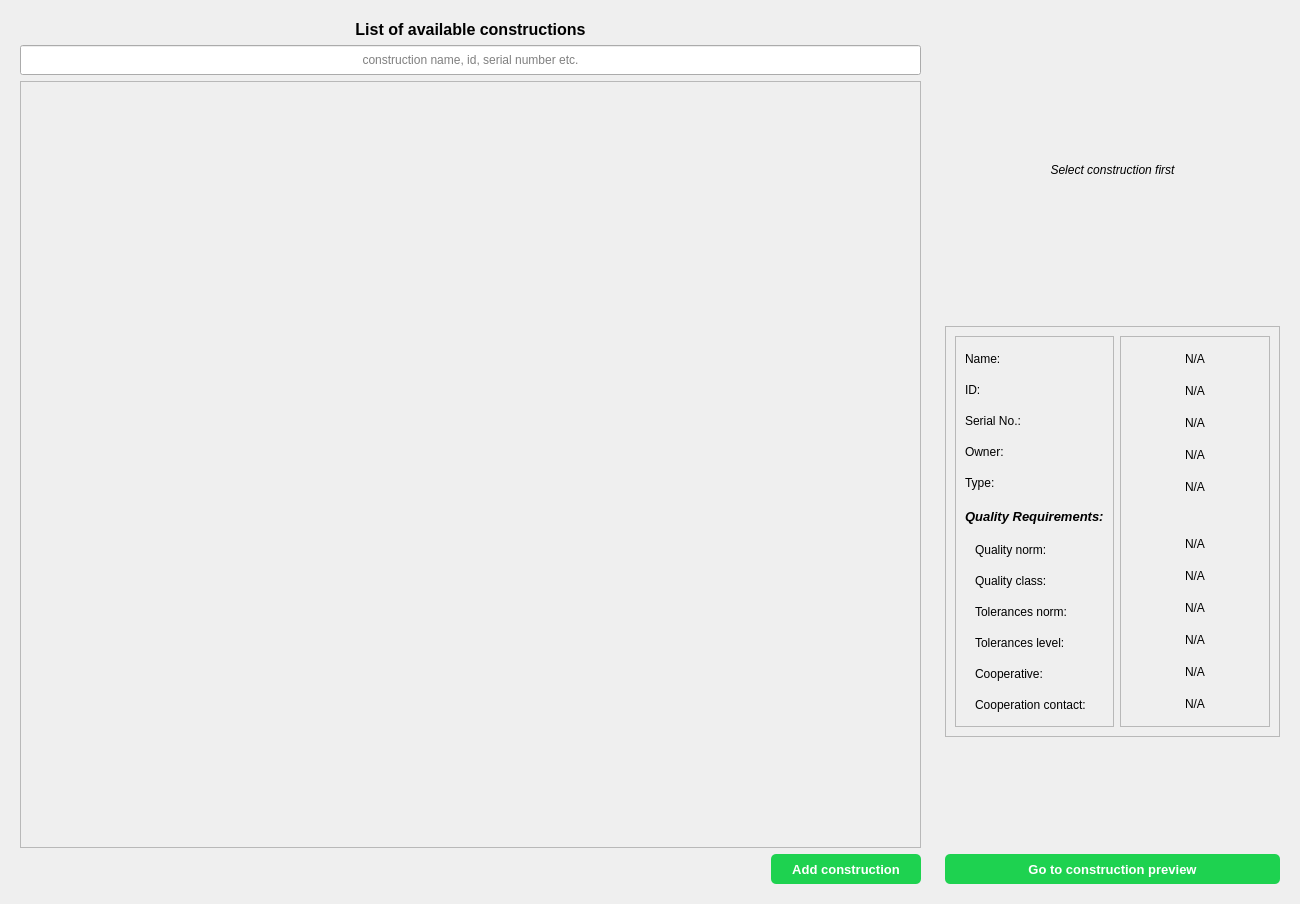
<?xml version="1.0" encoding="UTF-8"?>
<ui version="4.0">
 <class>inspectionPlannerScreen</class>
 <widget class="QWidget" name="inspectionPlannerScreen">
  <property name="geometry">
   <rect>
    <x>0</x>
    <y>0</y>
    <width>1300</width>
    <height>904</height>
   </rect>
  </property>
  <property name="minimumSize">
   <size>
    <width>1300</width>
    <height>800</height>
   </size>
  </property>
  <property name="windowTitle">
   <string>Form</string>
  </property>
  <layout class="QHBoxLayout" name="horizontalLayout">
   <item>
    <widget class="QWidget" name="middleSidedContent_2" native="true">
     <property name="sizePolicy">
      <sizepolicy hsizetype="Preferred" vsizetype="Preferred">
       <horstretch>0</horstretch>
       <verstretch>0</verstretch>
      </sizepolicy>
     </property>
     <property name="minimumSize">
      <size>
       <width>0</width>
       <height>0</height>
      </size>
     </property>
     <layout class="QVBoxLayout" name="verticalLayout_6">
      <item alignment="Qt::AlignTop">
       <widget class="QLabel" name="label">
        <property name="font">
         <font>
          <pointsize>12</pointsize>
          <weight>75</weight>
          <italic>false</italic>
          <bold>true</bold>
         </font>
        </property>
        <property name="layoutDirection">
         <enum>Qt::LeftToRight</enum>
        </property>
        <property name="text">
         <string>List of available constructions</string>
        </property>
        <property name="alignment">
         <set>Qt::AlignCenter</set>
        </property>
        <property name="indent">
         <number>20</number>
        </property>
       </widget>
      </item>
      <item>
       <widget class="QLineEdit" name="lineEdit">
        <property name="minimumSize">
         <size>
          <width>0</width>
          <height>30</height>
         </size>
        </property>
        <property name="styleSheet">
         <string notr="true"/>
        </property>
        <property name="text">
         <string/>
        </property>
        <property name="alignment">
         <set>Qt::AlignCenter</set>
        </property>
        <property name="placeholderText">
         <string>construction name, id, serial number etc.</string>
        </property>
       </widget>
      </item>
      <item>
       <widget class="QScrollArea" name="scrollArea">
        <property name="sizePolicy">
         <sizepolicy hsizetype="Expanding" vsizetype="Expanding">
          <horstretch>0</horstretch>
          <verstretch>0</verstretch>
         </sizepolicy>
        </property>
        <property name="styleSheet">
         <string notr="true"/>
        </property>
        <property name="horizontalScrollBarPolicy">
         <enum>Qt::ScrollBarAlwaysOff</enum>
        </property>
        <property name="sizeAdjustPolicy">
         <enum>QAbstractScrollArea::AdjustToContents</enum>
        </property>
        <property name="widgetResizable">
         <bool>true</bool>
        </property>
        <property name="alignment">
         <set>Qt::AlignLeading|Qt::AlignLeft|Qt::AlignTop</set>
        </property>
        <widget class="QWidget" name="scrollAreaWidgetContents">
         <property name="geometry">
          <rect>
           <x>0</x>
           <y>0</y>
           <width>898</width>
           <height>769</height>
          </rect>
         </property>
         <layout class="QVBoxLayout" name="verticalLayout_9">
          <property name="spacing">
           <number>1</number>
          </property>
          <property name="leftMargin">
           <number>2</number>
          </property>
          <property name="topMargin">
           <number>2</number>
          </property>
          <property name="rightMargin">
           <number>2</number>
          </property>
          <property name="bottomMargin">
           <number>2</number>
          </property>
         </layout>
        </widget>
       </widget>
      </item>
      <item alignment="Qt::AlignRight">
       <widget class="QPushButton" name="addConstructionBtn">
        <property name="sizePolicy">
         <sizepolicy hsizetype="Fixed" vsizetype="Fixed">
          <horstretch>0</horstretch>
          <verstretch>0</verstretch>
         </sizepolicy>
        </property>
        <property name="minimumSize">
         <size>
          <width>150</width>
          <height>30</height>
         </size>
        </property>
        <property name="font">
         <font>
          <pointsize>10</pointsize>
          <weight>75</weight>
          <bold>true</bold>
         </font>
        </property>
        <property name="styleSheet">
         <string notr="true">QPushButton{
	background-color: rgb(30, 210, 80);
	color: rgb(255, 255, 255);
	border-radius: 5px;
}</string>
        </property>
        <property name="text">
         <string>Add construction</string>
        </property>
        <property name="icon">
         <iconset resource="../resources.qrc">
          <normaloff>:/Icons/Icons/plus.svg</normaloff>:/Icons/Icons/plus.svg</iconset>
        </property>
        <property name="iconSize">
         <size>
          <width>24</width>
          <height>24</height>
         </size>
        </property>
       </widget>
      </item>
     </layout>
    </widget>
   </item>
   <item>
    <widget class="QWidget" name="rightSidedContent" native="true">
     <layout class="QVBoxLayout" name="verticalLayout_8">
      <property name="leftMargin">
       <number>9</number>
      </property>
      <item>
       <widget class="QLabel" name="constructionPicLarge">
        <property name="minimumSize">
         <size>
          <width>300</width>
          <height>300</height>
         </size>
        </property>
        <property name="font">
         <font>
          <italic>true</italic>
         </font>
        </property>
        <property name="text">
         <string>Select construction first</string>
        </property>
        <property name="alignment">
         <set>Qt::AlignCenter</set>
        </property>
       </widget>
      </item>
      <item>
       <widget class="QFrame" name="frame">
        <property name="sizePolicy">
         <sizepolicy hsizetype="Preferred" vsizetype="Expanding">
          <horstretch>0</horstretch>
          <verstretch>0</verstretch>
         </sizepolicy>
        </property>
        <property name="frameShape">
         <enum>QFrame::StyledPanel</enum>
        </property>
        <property name="frameShadow">
         <enum>QFrame::Raised</enum>
        </property>
        <layout class="QHBoxLayout" name="horizontalLayout_2">
         <item>
          <widget class="QFrame" name="frame_6">
           <property name="minimumSize">
            <size>
             <width>150</width>
             <height>0</height>
            </size>
           </property>
           <property name="frameShape">
            <enum>QFrame::StyledPanel</enum>
           </property>
           <property name="frameShadow">
            <enum>QFrame::Raised</enum>
           </property>
           <layout class="QVBoxLayout" name="verticalLayout_10">
            <item>
             <widget class="QLabel" name="label_3">
              <property name="minimumSize">
               <size>
                <width>0</width>
                <height>25</height>
               </size>
              </property>
              <property name="text">
               <string>Name:</string>
              </property>
             </widget>
            </item>
            <item>
             <widget class="QLabel" name="label_4">
              <property name="minimumSize">
               <size>
                <width>0</width>
                <height>25</height>
               </size>
              </property>
              <property name="text">
               <string>ID:</string>
              </property>
             </widget>
            </item>
            <item>
             <widget class="QLabel" name="label_9">
              <property name="minimumSize">
               <size>
                <width>0</width>
                <height>25</height>
               </size>
              </property>
              <property name="text">
               <string>Serial No.:</string>
              </property>
             </widget>
            </item>
            <item>
             <widget class="QLabel" name="label_10">
              <property name="minimumSize">
               <size>
                <width>0</width>
                <height>25</height>
               </size>
              </property>
              <property name="text">
               <string>Owner:</string>
              </property>
             </widget>
            </item>
            <item>
             <widget class="QLabel" name="label_11">
              <property name="minimumSize">
               <size>
                <width>0</width>
                <height>25</height>
               </size>
              </property>
              <property name="text">
               <string>Type:</string>
              </property>
             </widget>
            </item>
            <item>
             <widget class="QLabel" name="label_12">
              <property name="minimumSize">
               <size>
                <width>0</width>
                <height>30</height>
               </size>
              </property>
              <property name="font">
               <font>
                <pointsize>10</pointsize>
                <weight>75</weight>
                <italic>true</italic>
                <bold>true</bold>
               </font>
              </property>
              <property name="text">
               <string>Quality Requirements:</string>
              </property>
             </widget>
            </item>
            <item>
             <widget class="QLabel" name="label_27">
              <property name="minimumSize">
               <size>
                <width>0</width>
                <height>25</height>
               </size>
              </property>
              <property name="text">
               <string>Quality norm:</string>
              </property>
              <property name="indent">
               <number>10</number>
              </property>
             </widget>
            </item>
            <item>
             <widget class="QLabel" name="label_28">
              <property name="minimumSize">
               <size>
                <width>0</width>
                <height>25</height>
               </size>
              </property>
              <property name="text">
               <string>Quality class:</string>
              </property>
              <property name="indent">
               <number>10</number>
              </property>
             </widget>
            </item>
            <item>
             <widget class="QLabel" name="label_29">
              <property name="minimumSize">
               <size>
                <width>0</width>
                <height>25</height>
               </size>
              </property>
              <property name="text">
               <string>Tolerances norm:</string>
              </property>
              <property name="indent">
               <number>10</number>
              </property>
             </widget>
            </item>
            <item>
             <widget class="QLabel" name="label_30">
              <property name="minimumSize">
               <size>
                <width>0</width>
                <height>25</height>
               </size>
              </property>
              <property name="text">
               <string>Tolerances level:</string>
              </property>
              <property name="indent">
               <number>10</number>
              </property>
             </widget>
            </item>
            <item>
             <widget class="QLabel" name="label_31">
              <property name="minimumSize">
               <size>
                <width>0</width>
                <height>25</height>
               </size>
              </property>
              <property name="text">
               <string>Cooperative:</string>
              </property>
              <property name="indent">
               <number>10</number>
              </property>
             </widget>
            </item>
            <item>
             <widget class="QLabel" name="label_32">
              <property name="minimumSize">
               <size>
                <width>0</width>
                <height>25</height>
               </size>
              </property>
              <property name="text">
               <string>Cooperation contact:</string>
              </property>
              <property name="indent">
               <number>10</number>
              </property>
             </widget>
            </item>
           </layout>
          </widget>
         </item>
         <item>
          <widget class="QFrame" name="constructionInfoFrame">
           <property name="minimumSize">
            <size>
             <width>150</width>
             <height>0</height>
            </size>
           </property>
           <property name="frameShape">
            <enum>QFrame::StyledPanel</enum>
           </property>
           <property name="frameShadow">
            <enum>QFrame::Raised</enum>
           </property>
           <layout class="QVBoxLayout" name="constructionInfoFrameLayout">
            <item>
             <widget class="QLabel" name="constructionName">
              <property name="minimumSize">
               <size>
                <width>0</width>
                <height>25</height>
               </size>
              </property>
              <property name="text">
               <string>N/A</string>
              </property>
              <property name="alignment">
               <set>Qt::AlignCenter</set>
              </property>
             </widget>
            </item>
            <item>
             <widget class="QLabel" name="constructionTag">
              <property name="minimumSize">
               <size>
                <width>0</width>
                <height>25</height>
               </size>
              </property>
              <property name="text">
               <string>N/A</string>
              </property>
              <property name="alignment">
               <set>Qt::AlignCenter</set>
              </property>
             </widget>
            </item>
            <item>
             <widget class="QLabel" name="constructionSerialNo">
              <property name="minimumSize">
               <size>
                <width>0</width>
                <height>25</height>
               </size>
              </property>
              <property name="text">
               <string>N/A</string>
              </property>
              <property name="alignment">
               <set>Qt::AlignCenter</set>
              </property>
             </widget>
            </item>
            <item>
             <widget class="QLabel" name="constructionOwner">
              <property name="minimumSize">
               <size>
                <width>0</width>
                <height>25</height>
               </size>
              </property>
              <property name="text">
               <string>N/A</string>
              </property>
              <property name="alignment">
               <set>Qt::AlignCenter</set>
              </property>
             </widget>
            </item>
            <item>
             <widget class="QLabel" name="constructionType">
              <property name="minimumSize">
               <size>
                <width>0</width>
                <height>25</height>
               </size>
              </property>
              <property name="text">
               <string>N/A</string>
              </property>
              <property name="alignment">
               <set>Qt::AlignCenter</set>
              </property>
             </widget>
            </item>
            <item>
             <spacer name="verticalSpacer_2">
              <property name="orientation">
               <enum>Qt::Vertical</enum>
              </property>
              <property name="sizeType">
               <enum>QSizePolicy::Preferred</enum>
              </property>
              <property name="sizeHint" stdset="0">
               <size>
                <width>20</width>
                <height>25</height>
               </size>
              </property>
             </spacer>
            </item>
            <item>
             <widget class="QLabel" name="constructionQualityNorm">
              <property name="minimumSize">
               <size>
                <width>0</width>
                <height>25</height>
               </size>
              </property>
              <property name="text">
               <string>N/A</string>
              </property>
              <property name="alignment">
               <set>Qt::AlignCenter</set>
              </property>
             </widget>
            </item>
            <item>
             <widget class="QLabel" name="constructionQualityClass">
              <property name="minimumSize">
               <size>
                <width>0</width>
                <height>25</height>
               </size>
              </property>
              <property name="text">
               <string>N/A</string>
              </property>
              <property name="alignment">
               <set>Qt::AlignCenter</set>
              </property>
             </widget>
            </item>
            <item>
             <widget class="QLabel" name="constructionTolerancesNorm">
              <property name="minimumSize">
               <size>
                <width>0</width>
                <height>25</height>
               </size>
              </property>
              <property name="text">
               <string>N/A</string>
              </property>
              <property name="alignment">
               <set>Qt::AlignCenter</set>
              </property>
             </widget>
            </item>
            <item>
             <widget class="QLabel" name="constructionTolerancesLevel">
              <property name="minimumSize">
               <size>
                <width>0</width>
                <height>25</height>
               </size>
              </property>
              <property name="text">
               <string>N/A</string>
              </property>
              <property name="alignment">
               <set>Qt::AlignCenter</set>
              </property>
             </widget>
            </item>
            <item>
             <widget class="QLabel" name="constructionCoopBody">
              <property name="minimumSize">
               <size>
                <width>0</width>
                <height>25</height>
               </size>
              </property>
              <property name="text">
               <string>N/A</string>
              </property>
              <property name="alignment">
               <set>Qt::AlignCenter</set>
              </property>
             </widget>
            </item>
            <item>
             <widget class="QLabel" name="constructionCoopContact">
              <property name="minimumSize">
               <size>
                <width>0</width>
                <height>25</height>
               </size>
              </property>
              <property name="text">
               <string>N/A</string>
              </property>
              <property name="alignment">
               <set>Qt::AlignCenter</set>
              </property>
             </widget>
            </item>
           </layout>
          </widget>
         </item>
        </layout>
       </widget>
      </item>
      <item>
       <spacer name="verticalSpacer">
        <property name="orientation">
         <enum>Qt::Vertical</enum>
        </property>
        <property name="sizeHint" stdset="0">
         <size>
          <width>20</width>
          <height>40</height>
         </size>
        </property>
       </spacer>
      </item>
      <item>
       <widget class="QPushButton" name="goToConstructionBtn">
        <property name="enabled">
         <bool>true</bool>
        </property>
        <property name="minimumSize">
         <size>
          <width>0</width>
          <height>30</height>
         </size>
        </property>
        <property name="font">
         <font>
          <pointsize>10</pointsize>
          <weight>75</weight>
          <bold>true</bold>
         </font>
        </property>
        <property name="styleSheet">
         <string notr="true">QPushButton{
	background-color: rgb(30, 210, 80);
	color: rgb(255, 255, 255);
	border-radius: 5px;
}</string>
        </property>
        <property name="text">
         <string>Go to construction preview</string>
        </property>
        <property name="icon">
         <iconset resource="../resources.qrc">
          <normaloff>:/Icons/Icons/chevrons-right.svg</normaloff>:/Icons/Icons/chevrons-right.svg</iconset>
        </property>
        <property name="iconSize">
         <size>
          <width>24</width>
          <height>24</height>
         </size>
        </property>
       </widget>
      </item>
     </layout>
    </widget>
   </item>
  </layout>
 </widget>
 <resources>
  <include location="../resources.qrc"/>
 </resources>
 <connections/>
</ui>
